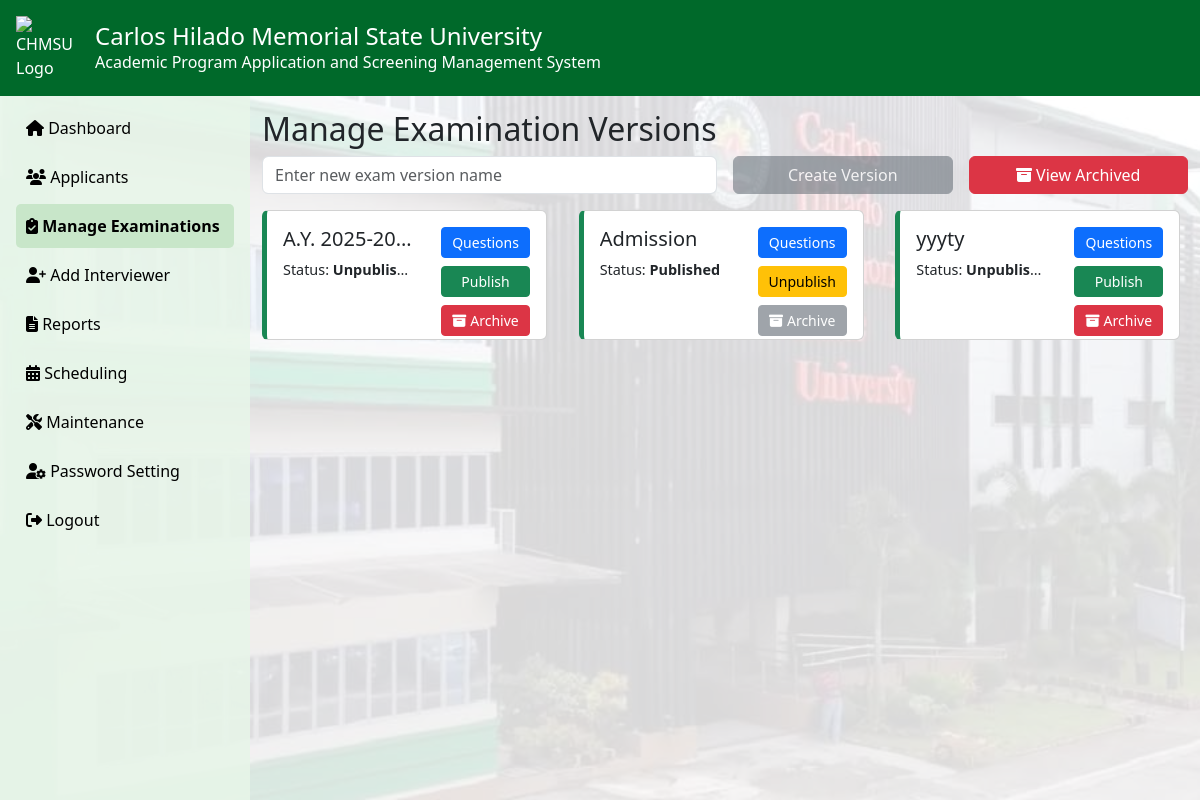
The app's page /admin/chair_main.php?page=exam_versions (signed in) with its own data.
### tables this page shows
CREATE TABLE `exam_versions` (
  `id` int(11) NOT NULL,
  `version_name` varchar(255) NOT NULL,
  `is_published` tinyint(1) DEFAULT 0,
  `created_at` timestamp NOT NULL DEFAULT current_timestamp(),
  `status` enum('Published','Unpublished') DEFAULT 'Unpublished',
  `is_archived` tinyint(1) DEFAULT 0,
  `time_limit` int(11) DEFAULT 60,
  `instructions` text DEFAULT NULL,
  `published_at` datetime DEFAULT NULL,
  `chair_id` int(11) DEFAULT NULL
);

### admin/exam_versions.php (the view, shortened to what this page needs)
<?php
$conn = new mysqli('localhost', 'root', '', 'admission');
$chairperson_id = $_SESSION['chair_id'];
$stmt = $conn->prepare("SELECT * FROM exam_versions WHERE is_archived = 0 AND chair_id = ?");
$stmt->bind_param("i", $chairperson_id);
$stmt->execute();
$versions = $stmt->get_result();
?>
<div class="container">
    <h2>Manage Examination Versions</h2>
    <form method="POST" class="row g-3 mb-3" id="createVersionForm">
        <div class="col-md-6">
            <input type="text" name="version_name" id="versionNameInput" class="form-control" placeholder="Enter new exam version name" required>
        </div>
        <div class="col-md-3">
            <button type="button" id="createVersionBtn" class="btn w-100" style="background-color: rgb(0, 105, 42); color: white; border: 1px solid rgb(0, 105, 42);" data-bs-toggle="modal" data-bs-target="#createVersionModal" disabled>Create Version</button>
        </div>
        <div class="col-md-3">
            <button type="button" class="btn w-100" style="background-color: #dc3545; color: white; border: 1px solid #dc3545;" data-bs-toggle="modal" data-bs-target="#archivedVersionsModal" id="viewArchivedBtn">
                <i class="fas fa-archive me-1"></i>View Archived
            </button>
        </div>
    </form>
    <div class="row">
        <?php if ($versions && $versions->num_rows > 0): ?>
            <?php while($row = $versions->fetch_assoc()): ?>
                <div class="col-md-4 mb-2">
                    <div class="card">
                        <div class="card-body">
                            <div class="row">
                                <div class="col-md-7">
                                    <h5 class="card-title" title="<?= htmlspecialchars($row['version_name']) ?>"><?= htmlspecialchars($row['version_name']) ?></h5>
                                    <p class="status-text">Status: <strong><?= $row['status'] ?></strong></p>
                                </div>
                                <div class="col-md-5">
                                    <a href="exam-management.php?version_id=<?= $row['id'] ?>" class="btn btn-primary btn-sm mb-2 w-100">Questions</a>
                                    <?php if ($row['status'] === 'Published'): ?>
                                        <button type="button" class="btn btn-warning btn-sm w-100"
   data-bs-toggle="modal" data-bs-target="#unpublishModal"
   data-version-id="<?= $row['id'] ?>"
   data-version-name="<?= htmlspecialchars($row['version_name']) ?>">Unpublish</button>
                                    <?php else: ?>
                                        <button type="button" class="btn btn-success btn-sm w-100"
   data-bs-toggle="modal" data-bs-target="#publishModal"
   data-version-id="<?= $row['id'] ?>"
   data-version-name="<?= htmlspecialchars($row['version_name']) ?>">Publish</button>
                                    <?php endif; ?>
                                    <?php if ($row['status'] === 'Published'): ?>
                                        <button type="button" class="btn btn-secondary btn-sm mt-2 w-100" disabled title="Cannot archive published exam. Unpublish first.">
                                            <i class="fas fa-archive me-1"></i>Archive
                                        </button>
                                    <?php else: ?>
                                        <button type="button" class="btn btn-danger btn-sm mt-2 w-100"
           data-bs-toggle="modal" data-bs-target="#archiveModal"
           data-version-id="<?= $row['id'] ?>"
           data-version-name="<?= htmlspecialchars($row['version_name']) ?>">
                                            <i class="fas fa-archive me-1"></i>Archive
                                        </button>
                                    <?php endif; ?>
                                </div>
                            </div>
                        </div>
                    </div>
                </div>
            <?php endwhile; ?>
        <?php else: ?>
            <div class="alert alert-info">No active exam versions. Create one above!</div>
        <?php endif; ?>
    </div>
</div>

### admin/chair_main.php (style rules this page uses)
body { background: url('images/chmsubg.jpg') no-repeat center center fixed; background-size: cover; margin: 0; padding: 0; overflow-x: hidden; }

### admin/exam_versions.php (style rules this page uses)
.card { width:285px; height: 130px; border-left: 5px solid #198754; }
.container { padding-top: 30px; }
.card-body { overflow: hidden; word-wrap: break-word; }
.card-title { white-space: nowrap; overflow: hidden; text-overflow: ellipsis; max-width: 100%; }
.status-text { font-size: 0.9rem; white-space: nowrap; overflow: hidden; text-overflow: ellipsis; }
#createVersionBtn:disabled { background-color: #6c757d !important; border-color: #6c757d !important; cursor: not-allowed; opacity: 0.6; }

### records on screen
exam_versions: version_name "A.Y. 2025-20…", status "Unpublis…"
exam_versions: version_name "Admission", status "Published", shows "Archive"
exam_versions: version_name "yyyty", status "Unpublis…"
